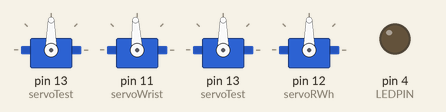
This sketch was run on a simulated Arduino Uno, built with avr-gcc and run on an emulated ATmega328P. Shown: 4 × servo, output pins drawn as LEDs (lit = HIGH).

Above: at 0.05 s.
At 22.85 s:
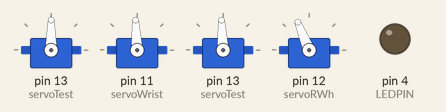
At 45.05 s:
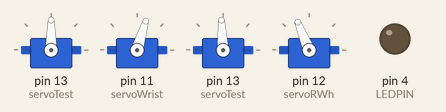
At 45.85 s:
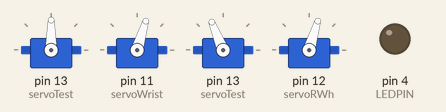
Timing chart, 0 to 59.6 s (numbered marks = the images above):
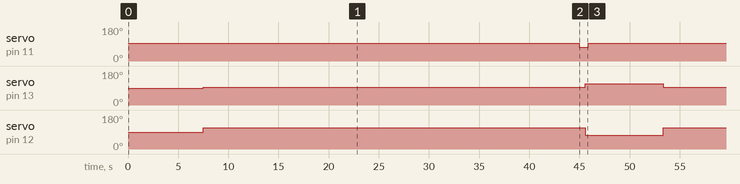

The sketch:

doot.ino
```cpp
#include <SoftwareSerial.h>     //Bluetooth library
#include <Servo.h>              //Servo library


/*int bluetoothTx = 2;  // TX-O pin of bluetooth mate, Arduino D2
int bluetoothRx = 3;  // RX-I pin of bluetooth mate, Arduino D3

SoftwareSerial bluetooth(bluetoothTx, bluetoothRx);*/

Servo servoTest;

//Servo servoElbow;
Servo servoWrist;
Servo servoLWh;
Servo servoRWh;

int LEDPIN = 4;

void pause() {      //Stops & resets wheels
  servoRWh.writeMicroseconds(1500);
  servoLWh.writeMicroseconds(1500);
  delay(1000);
} //


void stopPen(int secs) {   //Pen stays in position for x amount of time
  servoWrist.writeMicroseconds(1500);
  delay(secs);
}

void penup() {      //Pen up
  servoWrist.writeMicroseconds(1300);
  delay(600);
}

void pendown() {    //Pen down
  servoWrist.writeMicroseconds(1700);
  delay(600);
}
//

void turnRight() {  //Turn right
  servoRWh.writeMicroseconds(1500); //right
  servoLWh.writeMicroseconds(1700);
  delay(800);
  pause();
  delay(1000);
}
void turnLeft() {   //Turn left
  servoLWh.writeMicroseconds(1300); //left
  //servoRWh.writeMicroseconds(1200); //right
  delay(800);
  pause();
}
void turnRight_2() {    //Left turn for triangle
  servoRWh.writeMicroseconds(2000); //right
  servoLWh.writeMicroseconds(1700);
  delay(3000);
  pause();

}
void forward(int secs) {    //forward x amount of time
  servoRWh.writeMicroseconds(1300);
  servoLWh.writeMicroseconds(1700);
  delay(secs);
}

void backward(int secs) {   //backward x amount of time
  servoRWh.writeMicroseconds(1700);
  servoLWh.writeMicroseconds(1300);
  delay(secs);
}

void drawSquare() {     //draw a square
  for (int i = 0; i < 4; i ++) {
    //penup();
    stopPen(1780);
    turnRight();
    pause();
    pendown();
    stopPen(1500);
    forward(1500);
    pause();
  }
}
void circle() {     //draw a circle
  for (int i = 0; i < 6; i++) {
  stopPen(7500);
  servoRWh.writeMicroseconds(1700);
  servoLWh.writeMicroseconds(1500);
  }

}
void harry() {      //draw glasses
  for (int i = 0; i < 5; i++) {
    circle();
    forward(1000);
  }
}
void balloon() {    //draw a balloon
  circle();
  delay(1000);
  pause();
  delay(1000);
  backward(800);
}

void loopdeloop(int secs) {   //draw a loop de loop
  for (int i = 0; i < 2; i++) {
    circle();
    forward(1000);
  }
}

void triangle() {     //draw a triangle
  for (int i = 0; i < 3; i++) {
    turnRight_2();
    pause();
    forward(500);
    pause();
  } //
}


void fan(int secs) {    //draw a fan shape thing
  for (int i = 0; i < 15 ; i++) {
    //pendown();
    //stopPen(1050);
    forward(250);
    turnRight();
    //penup();
    //stopPen(500);
    delay(500);
    pause();
  }
}

long randNumber;    //Set up random

void setup() {

 // Serial.begin(9600);  // Begin the serial monitor at 9600bps

 /* bluetooth.begin(115200);  // The Bluetooth Mate defaults to 115200bps
  delay(100);               // Short delay, wait for the Mate to send back CMD
  bluetooth.println("U,9600,N");  // Temporarily Change the baudrate to 9600, no parity
  // 115200 can be too fast at times for NewSoftSerial to relay the data reliably
  bluetooth.begin(9600);    // Start bluetooth serial at 9600*/

  servoTest.attach(13);
  servoWrist.attach(11);
  servoLWh.attach(13);
  servoRWh.attach(12);
  pinMode(LEDPIN, OUTPUT);
}


void loop() {
  circle();
  penup();
  servoRWh.writeMicroseconds(1500); //right
  servoLWh.writeMicroseconds(1700);
  forward(250);
  /*servoRWh.writeMicroseconds(1500);
    servoLWh.writeMicroseconds(1500);*/

  /*if (bluetooth.available())      // If the bluetooth sent any characters
    {
     //pendown();
     //stopPen(5600);
     circle();
    // penup();
     //stopPen(500);
     //delay(500);

     // Send any characters the bluetooth prints to the serial monitor
     Serial.print((char)bluetooth.read());
    }
    if (Serial.available())       // If stuff was typed in the serial monitor
    {

     // Send any characters the Serial monitor prints to the bluetooth
     bluetooth.print((char)Serial.read());
    }
    // and loop forever and ever!*/

  /*pendown();
    stopPen(5600);
    circle();
    penup();
    stopPen(500);
    delay(500);

    pendown();
    stopPen(6600);
    balloon();
    penup();
    stopPen(500);
    delay(500);

    pendown();
    stopPen(6600);
    fan(1000);
    penup();
    stopPen(500);
    delay(500);

    pendown();
    stopPen(6600);
    harry();
    penup();
    stopPen(500);
    delay(500);*/


  /*balloon();
    penup();
    stopPen(1000);*/

  /*servoLWh.writeMicroseconds(1500);
    delay(1000);
    servoLWh.writeMicroseconds(1300);
    delay(100);
    servoLWh.writeMicroseconds(1700);
    delay(1000);*/

  /*pendown();      //draws a circle. set marker to left position
    stopPen(10680); */
  //digitalWrite(LEDPIN, HIGH);
  //delay(500);
  /* penup();
    forward(100);
    pause();
    delay(1000);*/

  /* randNumber = random(4);
    Serial.print(randNumber);

    if (randNumber == 0) {
     pendown();
     stopPen(5600);
     circle();
     penup();
     stopPen(500);
     delay(500);
    }
    else if (randNumber == 1) {
     pendown();
     stopPen(6600);
     balloon();
     penup();
     stopPen(500);
     delay(500);
    }
    else if (randNumber == 2) {
     fan(1000);
     penup();
     stopPen(500);
     delay(500);
    }
    else if (randNumber == 3) {
     pendown();
     stopPen(6600);
     harry();
     stopPen(500);
     delay(500);
    }*/

}
```

Measured:
- by itself, servo on pin 11 (servoWrist): alternates 93° for 45.0 s and 73° for 0.85 s
- by itself, servo on pin 13 (servoTest): alternates 112° for 7.8 s and 93° for 38.1 s
- by itself, servo on pin 12 (servoRWh): alternates 112° for 38.1 s and 73° for 7.8 s
